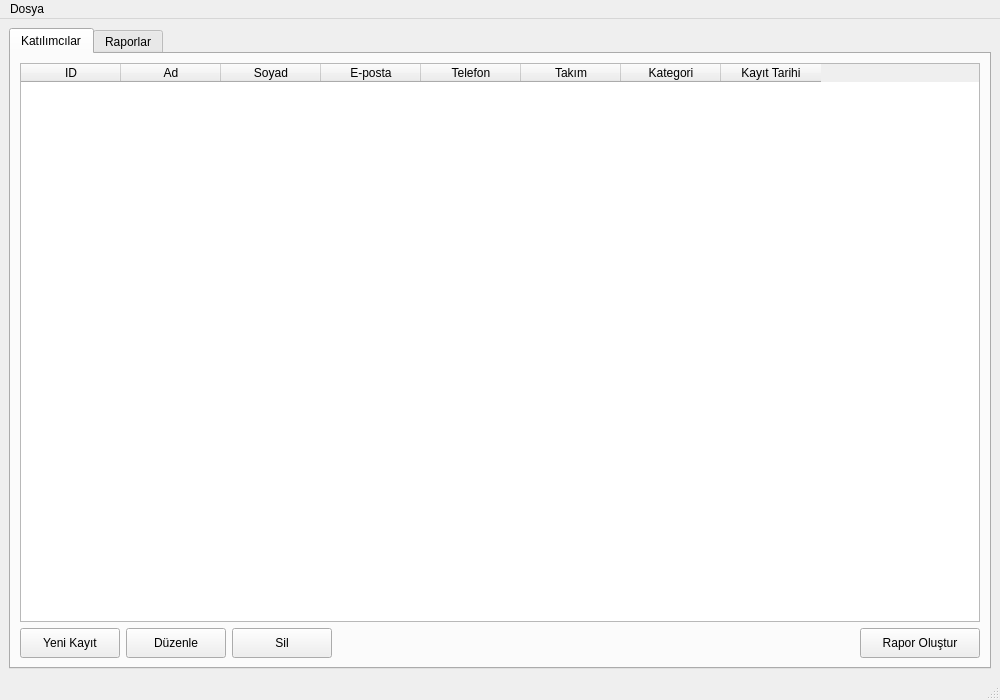
<?xml version="1.0" encoding="UTF-8"?>
<ui version="4.0">
 <class>MainWindow</class>
 <widget class="QMainWindow" name="MainWindow">
  <property name="geometry">
   <rect>
    <x>0</x>
    <y>0</y>
    <width>1000</width>
    <height>700</height>
   </rect>
  </property>
  <property name="windowTitle">
   <string>Hackathon Veritabanı Yönetimi</string>
  </property>
  <widget class="QWidget" name="centralwidget">
   <layout class="QVBoxLayout" name="verticalLayout">
    <item>
     <widget class="QTabWidget" name="tabWidget">
      <property name="currentIndex">
       <number>0</number>
      </property>
      <widget class="QWidget" name="tab_veriler">
       <attribute name="title">
        <string>Katılımcılar</string>
       </attribute>
       <layout class="QVBoxLayout" name="verticalLayout_2">
        <item>
         <widget class="QTableWidget" name="tableWidget">
          <column>
           <property name="text">
            <string>ID</string>
           </property>
          </column>
          <column>
           <property name="text">
            <string>Ad</string>
           </property>
          </column>
          <column>
           <property name="text">
            <string>Soyad</string>
           </property>
          </column>
          <column>
           <property name="text">
            <string>E-posta</string>
           </property>
          </column>
          <column>
           <property name="text">
            <string>Telefon</string>
           </property>
          </column>
          <column>
           <property name="text">
            <string>Takım</string>
           </property>
          </column>
          <column>
           <property name="text">
            <string>Kategori</string>
           </property>
          </column>
          <column>
           <property name="text">
            <string>Kayıt Tarihi</string>
           </property>
          </column>
         </widget>
        </item>
        <item>
         <layout class="QHBoxLayout" name="horizontalLayout">
          <item>
           <widget class="QPushButton" name="btn_yeni">
            <property name="minimumSize">
             <size>
              <width>100</width>
              <height>30</height>
             </size>
            </property>
            <property name="text">
             <string>Yeni Kayıt</string>
            </property>
           </widget>
          </item>
          <item>
           <widget class="QPushButton" name="btn_duzenle">
            <property name="minimumSize">
             <size>
              <width>100</width>
              <height>30</height>
             </size>
            </property>
            <property name="text">
             <string>Düzenle</string>
            </property>
           </widget>
          </item>
          <item>
           <widget class="QPushButton" name="btn_sil">
            <property name="minimumSize">
             <size>
              <width>100</width>
              <height>30</height>
             </size>
            </property>
            <property name="text">
             <string>Sil</string>
            </property>
           </widget>
          </item>
          <item>
           <spacer name="horizontalSpacer">
            <property name="orientation">
             <enum>Qt::Horizontal</enum>
            </property>
            <property name="sizeHint" stdset="0">
             <size>
              <width>40</width>
              <height>20</height>
             </size>
            </property>
           </spacer>
          </item>
          <item>
           <widget class="QPushButton" name="btn_rapor_olustur">
            <property name="minimumSize">
             <size>
              <width>120</width>
              <height>30</height>
             </size>
            </property>
            <property name="text">
             <string>Rapor Oluştur</string>
            </property>
           </widget>
          </item>
         </layout>
        </item>
       </layout>
      </widget>
      <widget class="QWidget" name="tab_raporlar">
       <attribute name="title">
        <string>Raporlar</string>
       </attribute>
       <layout class="QVBoxLayout" name="verticalLayout_3">
        <item>
         <widget class="QTextEdit" name="textEdit">
          <property name="readOnly">
           <bool>true</bool>
          </property>
         </widget>
        </item>
       </layout>
      </widget>
     </widget>
    </item>
   </layout>
  </widget>
  <widget class="QMenuBar" name="menubar">
   <property name="geometry">
    <rect>
     <x>0</x>
     <y>0</y>
     <width>1000</width>
     <height>21</height>
    </rect>
   </property>
   <widget class="QMenu" name="menuDosya">
    <property name="title">
     <string>Dosya</string>
    </property>
    <addaction name="actionYeni"/>
    <addaction name="actionKaydet"/>
    <addaction name="separator"/>
    <addaction name="actionCikis"/>
   </widget>
   <addaction name="menuDosya"/>
  </widget>
  <widget class="QStatusBar" name="statusbar"/>
  <action name="actionYeni">
   <property name="text">
    <string>Yeni</string>
   </property>
   <property name="shortcut">
    <string>Ctrl+N</string>
   </property>
  </action>
  <action name="actionKaydet">
   <property name="text">
    <string>Kaydet</string>
   </property>
   <property name="shortcut">
    <string>Ctrl+S</string>
   </property>
  </action>
  <action name="actionCikis">
   <property name="text">
    <string>Çıkış</string>
   </property>
   <property name="shortcut">
    <string>Alt+F4</string>
   </property>
  </action>
 </widget>
 <resources/>
 <connections/>
</ui> 
